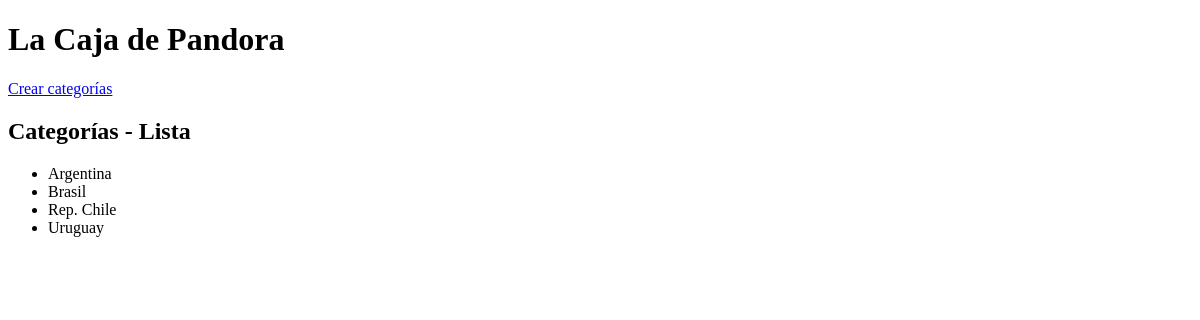
The app's page /producto/, older data.
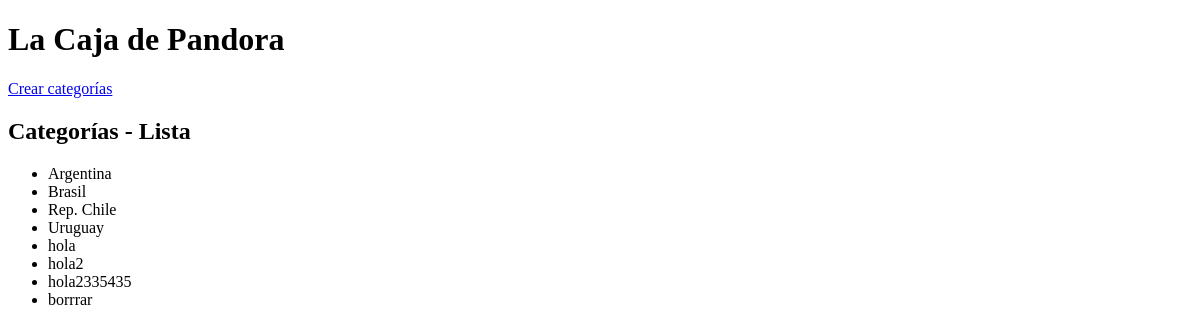
The same page, newer data.
### producto/models.py (models this page shows)
class Categoria(models.Model):
    nombre = models.CharField(max_length=255, unique=True)
    def __str__(self):
        return self.nombre

### producto/views.py (the view)
# urls.py: path("", views.index, name="home"),
def index(request):
    categorias = Categoria.objects.all()
    return render(request, "producto/index.html", context={"categorias": categorias})

### producto/templates/producto/index.html
{% extends 'core/base.html' %}
{% block contenido %}
    <p><a href="{% url 'producto:categoria_create' %}">Crear categorías</a></p>
    <h2>Categorías - Lista</h2>
    <ul>
        {% for categoria in categorias %}
            <li>{{ categoria }}</li>
        {% endfor %}
    </ul>
{% endblock contenido %}

### core/templates/core/base.html (shortened to what this page needs)
<!DOCTYPE html>
<html lang="es">
    <head>
    </head>
    <body>
        <h1>La Caja de Pandora</h1>
        {% block contenido %}
        {% endblock contenido %}
    </body>
</html>

Row changes from the older to the newer data that the page shows:
added Categoria: nombre "hola"
added Categoria: nombre "hola2"
added Categoria: nombre "hola2335435"
added Categoria: nombre "borrrar"
